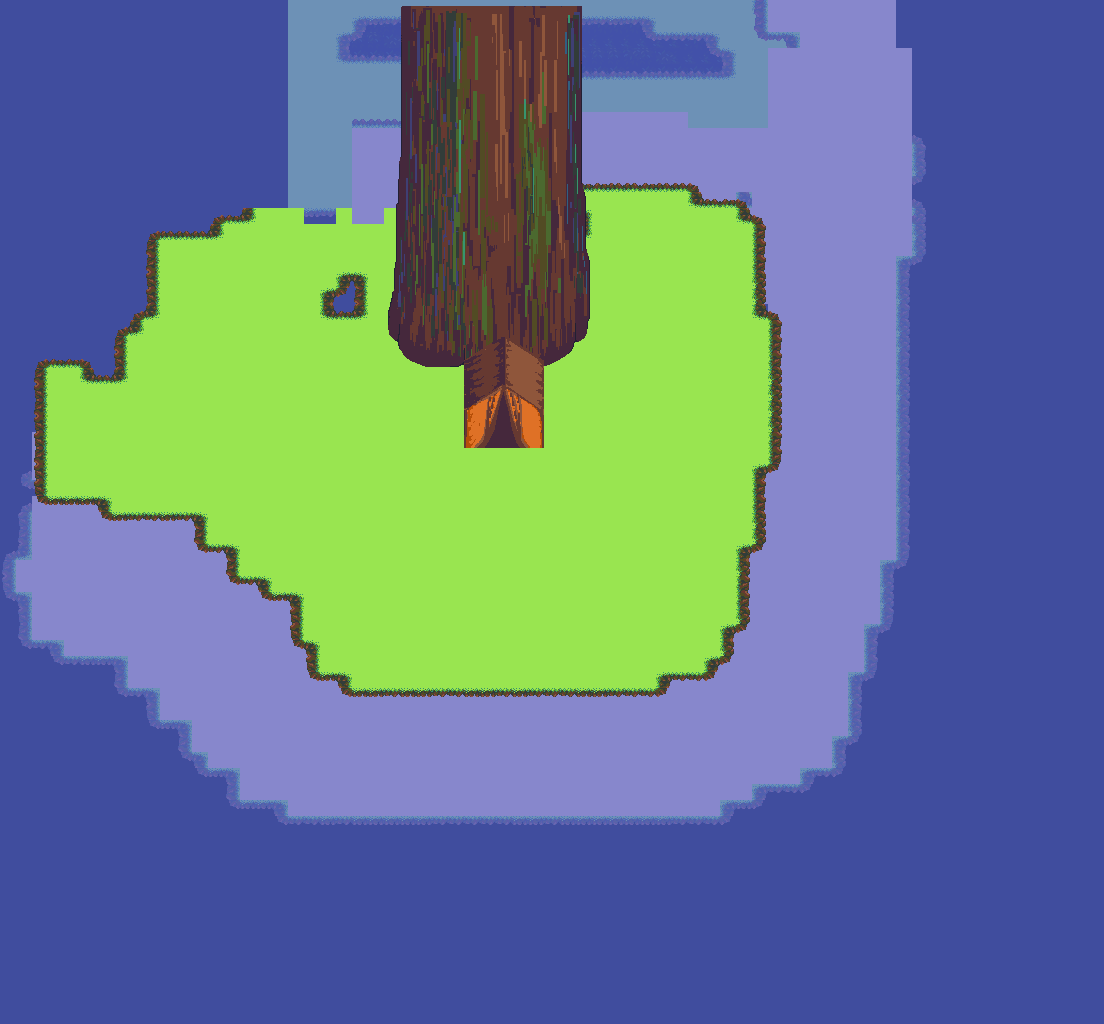

Rendered tile map (Tiled .tmx) drawn with the repository's tilesets; below, a short description and the map source with its tile grids summarised:
An orthogonal 69x64 tile map with 16x16 px tiles, 7 tile layers (Deep, Medium, Shallow, Water, ...), 5 tilesets and 151 objects (65x Decoration, 45x WaterArea, 32x Wall, 2x Gate, CameraBlock, ...).

<map version="1.10" tiledversion="1.11.2" orientation="orthogonal" renderorder="right-down" width="69" height="64" tilewidth="16" tileheight="16" infinite="0" nextlayerid="19" nextobjectid="546">
 <tileset firstgid="1" source="Tilesets/Tileset.tsx" />
 <tileset firstgid="91" source="Tilesets/Decoration.tsx" />
 <tileset firstgid="99" source="Tilesets/Dark_temp.tsx" />
 <tileset firstgid="129" source="Tilesets/BigTree.tsx" />
 <tileset firstgid="428" source="Tilesets/tent.tsx" />
 <layer id="14" name="Deep" width="69" height="64">
  <data>[4416 cells, 90 non-empty, 5 distinct tile ids]</data>
 </layer>
 <layer id="13" name="Medium" width="69" height="64">
  <data>[4416 cells, 526 non-empty, 15 distinct tile ids]</data>
 </layer>
 <layer id="12" name="Shallow" width="69" height="64">
  <data>[4416 cells, 1581 non-empty, 19 distinct tile ids]</data>
 </layer>
 <layer id="3" name="Water" width="69" height="64">
  <data>[4416 cells, 4416 non-empty, 5 distinct tile ids]</data>
 </layer>
 <layer id="1" name="Land1" width="69" height="64">
  <data>[4416 cells, 1214 non-empty, 25 distinct tile ids]</data>
 </layer>
 <layer id="17" name="BigTree" width="69" height="64">
  <data>[4416 cells, 299 non-empty, 299 distinct tile ids]</data>
 </layer>
 <layer id="18" name="Tile Layer 7" width="69" height="64">
  <data>[4416 cells, 35 non-empty, 35 distinct tile ids]</data>
 </layer>
 <objectgroup id="2" name="Decorations">
  <object id="117" type="Decoration" gid="94" x="296.667" y="304.667" width="80" height="96">
   <properties>
    <property name="ObjName" value="bush_t1_04" />
   </properties>
  </object>
  <object id="118" type="Decoration" gid="94" x="335.333" y="308.667" width="80" height="96">
   <properties>
    <property name="ObjName" value="bush_t1_04" />
   </properties>
  </object>
  <object id="119" type="Decoration" gid="94" x="331.333" y="278" width="80" height="96">
   <properties>
    <property name="ObjName" value="bush_t1_04" />
   </properties>
  </object>
  <object id="120" type="Decoration" gid="94" x="310" y="332.667" width="80" height="96">
   <properties>
    <property name="ObjName" value="bush_t1_04" />
   </properties>
  </object>
  <object id="121" type="Decoration" gid="93" x="330.667" y="336" width="80" height="96">
   <properties>
    <property name="ObjName" value="bush_t1_03" />
   </properties>
  </object>
  <object id="122" type="Decoration" gid="93" x="288" y="348" width="80" height="96">
   <properties>
    <property name="ObjName" value="bush_t1_03" />
   </properties>
  </object>
  <object id="123" type="Decoration" gid="93" x="322" y="363.333" width="80" height="96">
   <properties>
    <property name="ObjName" value="bush_t1_03" />
   </properties>
  </object>
  <object id="124" type="Decoration" gid="92" x="304" y="386.666" width="80" height="96">
   <properties>
    <property name="ObjName" value="bush_t1_02" />
   </properties>
  </object>
  <object id="125" type="Decoration" gid="92" x="329.333" y="384" width="80" height="96">
   <properties>
    <property name="ObjName" value="bush_t1_02" />
   </properties>
  </object>
  <object id="126" type="Decoration" gid="91" x="324.667" y="403.333" width="80" height="96">
   <properties>
    <property name="ObjName" value="bush_t1_01" />
   </properties>
  </object>
  <object id="129" type="Decoration" gid="91" x="356" y="385.333" width="80" height="96">
   <properties>
    <property name="ObjName" value="bush_t1_01" />
   </properties>
  </object>
  <object id="441" type="Decoration" gid="94" x="552.667" y="250.667" width="80" height="96">
   <properties>
    <property name="ObjName" value="bush_t1_04" />
   </properties>
  </object>
  <object id="442" type="Decoration" gid="94" x="591.333" y="254.667" width="80" height="96">
   <properties>
    <property name="ObjName" value="bush_t1_04" />
   </properties>
  </object>
  <object id="443" type="Decoration" gid="94" x="587.333" y="224" width="80" height="96">
   <properties>
    <property name="ObjName" value="bush_t1_04" />
   </properties>
  </object>
  <object id="444" type="Decoration" gid="94" x="566" y="278.667" width="80" height="96">
   <properties>
    <property name="ObjName" value="bush_t1_04" />
   </properties>
  </object>
  <object id="445" type="Decoration" gid="93" x="586.667" y="282" width="80" height="96">
   <properties>
    <property name="ObjName" value="bush_t1_03" />
   </properties>
  </object>
  <object id="446" type="Decoration" gid="93" x="544" y="294" width="80" height="96">
   <properties>
    <property name="ObjName" value="bush_t1_03" />
   </properties>
  </object>
  <object id="447" type="Decoration" gid="93" x="578" y="309.333" width="80" height="96">
   <properties>
    <property name="ObjName" value="bush_t1_03" />
   </properties>
  </object>
  <object id="448" type="Decoration" gid="92" x="560" y="332.666" width="80" height="96">
   <properties>
    <property name="ObjName" value="bush_t1_02" />
   </properties>
  </object>
  <object id="449" type="Decoration" gid="92" x="585.333" y="330" width="80" height="96">
   <properties>
    <property name="ObjName" value="bush_t1_02" />
   </properties>
  </object>
  <object id="450" type="Decoration" gid="91" x="580.667" y="349.333" width="80" height="96">
   <properties>
    <property name="ObjName" value="bush_t1_01" />
   </properties>
  </object>
  <object id="451" type="Decoration" gid="91" x="612" y="331.333" width="80" height="96">
   <properties>
    <property name="ObjName" value="bush_t1_01" />
   </properties>
  </object>
  <object id="452" type="Decoration" gid="94" x="648.667" y="234.667" width="80" height="96">
   <properties>
    <property name="ObjName" value="bush_t1_04" />
   </properties>
  </object>
  <object id="453" type="Decoration" gid="94" x="687.333" y="238.667" width="80" height="96">
   <properties>
    <property name="ObjName" value="bush_t1_04" />
   </properties>
  </object>
  <object id="454" type="Decoration" gid="94" x="683.333" y="208" width="80" height="96">
   <properties>
    <property name="ObjName" value="bush_t1_04" />
   </properties>
  </object>
  <object id="455" type="Decoration" gid="94" x="662" y="262.667" width="80" height="96">
   <properties>
    <property name="ObjName" value="bush_t1_04" />
   </properties>
  </object>
  <object id="456" type="Decoration" gid="93" x="682.667" y="266" width="80" height="96">
   <properties>
    <property name="ObjName" value="bush_t1_03" />
   </properties>
  </object>
  <object id="457" type="Decoration" gid="93" x="640" y="278" width="80" height="96">
   <properties>
    <property name="ObjName" value="bush_t1_03" />
   </properties>
  </object>
  <object id="459" type="Decoration" gid="92" x="656" y="316.666" width="80" height="96">
   <properties>
    <property name="ObjName" value="bush_t1_02" />
   </properties>
  </object>
  <object id="460" type="Decoration" gid="92" x="688" y="304" width="80" height="96">
   <properties>
    <property name="ObjName" value="bush_t1_02" />
   </properties>
  </object>
  <object id="461" type="Decoration" gid="91" x="676.667" y="333.333" width="80" height="96">
   <properties>
    <property name="ObjName" value="bush_t1_01" />
   </properties>
  </object>
  <object id="462" type="Decoration" gid="91" x="704" y="272" width="80" height="96">
   <properties>
    <property name="ObjName" value="bush_t1_01" />
   </properties>
  </object>
  </objectgroup>
 <objectgroup id="8" name="Walls">
  <!-- 86 objects omitted --></objectgroup>
 <objectgroup id="11" name="WaterAreas">
  <!-- 50 objects omitted --></objectgroup>
 <objectgroup id="15" name="CameraBlocks">
  <!-- 4 objects omitted --></objectgroup>
 <objectgroup id="16" name="GateAreas">
  <!-- 2 objects omitted --></objectgroup>
</map>
<!-- 119 of 151 objects omitted -->